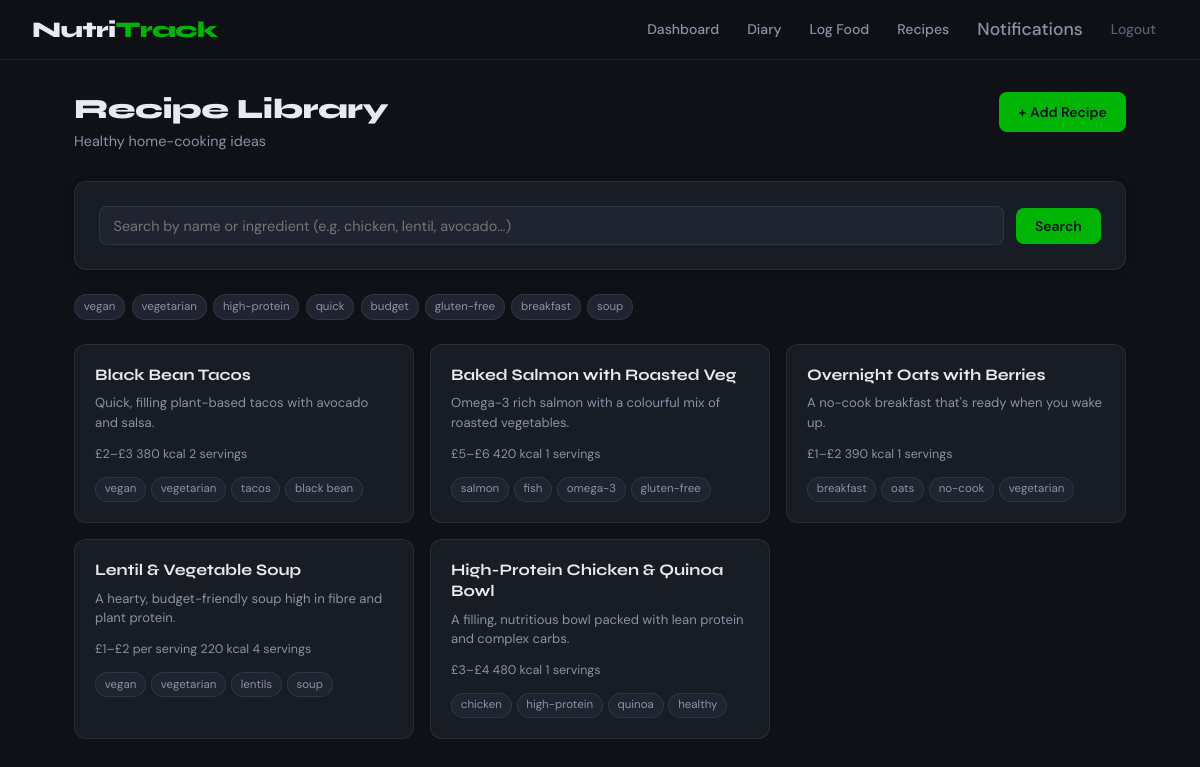
The page /recipes (signed in) on the database its author committed.
### app.py (models this page shows, shortened)
class Recipe(db.Model):
    id = db.Column(db.Integer, primary_key=True)
    title = db.Column(db.String(200), nullable=False)
    description = db.Column(db.Text, nullable=True)
    ingredients = db.Column(db.Text, nullable=False)  # stored as JSON string
    instructions = db.Column(db.Text, nullable=False)
    cook_time_mins = db.Column(db.Integer, nullable=True)
    prep_time_mins = db.Column(db.Integer, nullable=True)
    servings = db.Column(db.Integer, nullable=True, default=2)
    cost_estimate = db.Column(db.String(20), nullable=True)
    calories_per_serving = db.Column(db.Float, nullable=True)
    protein_per_serving = db.Column(db.Float, nullable=True)
    carbs_per_serving = db.Column(db.Float, nullable=True)
    fat_per_serving = db.Column(db.Float, nullable=True)
    tags = db.Column(db.String(300), nullable=True)  # comma separated
    image_url = db.Column(db.String(500), nullable=True)
    created_by = db.Column(db.Integer, db.ForeignKey("user.id"), nullable=True)
    created = db.Column(db.DateTime, default=datetime.utcnow)
    comments = db.relationship("RecipeComment", backref="recipe", lazy=True)
    def average_rating(self):
        if not self.comments:
            return None
        rated = [c.rating for c in self.comments if c.rating is not None]
        if not rated:
            return None
        return round(sum(rated) / len(rated), 1)

### app.py (the view)
@app.route("/recipes")
@login_required
def recipes():
    user = get_current_user()
    search = request.args.get("search", "").strip()
    tag = request.args.get("tag", "").strip()
    q = Recipe.query
    if search:
        q = q.filter(db.or_(
            Recipe.title.ilike(f"%{search}%"),
            Recipe.ingredients.ilike(f"%{search}%"),
            Recipe.tags.ilike(f"%{search}%")
        ))
    if tag:
        q = q.filter(Recipe.tags.ilike(f"%{tag}%"))
    all_recipes = q.order_by(Recipe.created.desc()).all()
    return render_template("recipes.html", saved={}, user=user, recipes=all_recipes, search=search, tag=tag)

### app.py (called while the page is built)
def login_required(f):
    @wraps(f)
    def decorated(*args, **kwargs):
        user = get_current_user()
        if user is None:
            session.clear()
            flash("Please log in to access this page.", "warning")
            return redirect(url_for("login"))
        return f(*args, **kwargs)
    return decorated

def get_current_user():
    if "user_id" not in session:
        return None
    user = User.query.get(session["user_id"])
    if user is None:
        session.clear()
        return None
    return user

@app.context_processor
def inject_globals():
    return {
        "current_user": get_current_user()
    }

### templates/recipes.html (shortened to what this page needs)
{% extends "base.html" %}
{% block content %}
<div class="page-header">
    <div>
        <h1 class="page-title">Recipe Library</h1>
        <p class="page-subtitle">Healthy home-cooking ideas</p>
    </div>
    <a href="{{ url_for('add_recipe') }}" class="btn btn-primary">+ Add Recipe</a>
</div>
<div class="card">
    <form method="GET" class="search-row">
        <input type="text" name="search" value="{{ search }}" placeholder="Search by name or ingredient (e.g. chicken, lentil, avocado...)" class="search-input">
        <button type="submit" class="btn btn-primary">Search</button>
    </form>
</div>
<div class="tag-filters section-gap">
    {% for t in ['vegan', 'vegetarian', 'high-protein', 'quick', 'budget', 'gluten-free', 'breakfast', 'soup'] %}
    <a href="{{ url_for('recipes', tag=t) }}" class="tag tag-filter {% if tag == t %}tag-filter--active{% endif %}">{{ t }}</a>
    {% endfor %}
</div>
{% if recipes %}
<div class="recipes-grid section-gap">
    {% for recipe in recipes %}
    <a href="{{ url_for('view_recipe', recipe_id=recipe.id) }}" class="recipe-card">
        <div class="recipe-header">
            <h3 class="recipe-title">{{ recipe.title }}</h3>
        </div>
        {% if recipe.description %}
            <p class="recipe-desc">{{ recipe.description[:100] }}{% if recipe.description|length > 100 %}...{% endif %}</p>
        {% endif %}
        <div class="recipe-meta-row">
            {% if recipe.prep_time_mins or recipe.cook_time_mins %}
                <span class="recipe-meta-item" {{ (recipe.prep_time_mins or 0) + (recipe.cook_time_mins or 0) }} mins</span>
            {% endif %}
            {% if recipe.cost_estimate %}
                <span class="recipe-meta-item"> {{ recipe.cost_estimate }}</span>
            {% endif %}
            {% if recipe.calories_per_serving %}
                <span class="recipe-meta-item"> {{ recipe.calories_per_serving | int }} kcal</span>
            {% endif %}
            {% if recipe.servings %}
                <span class="recipe-meta-item"> {{ recipe.servings }} servings</span>
            {% endif %}
        </div>
        {% if recipe.tags %}
        <div class="recipe-tags">
            {% for t in recipe.tags.split(',')[:4] %}
                <span class="tag">{{ t.strip() }}</span>
            {% endfor %}
        </div>
        {% endif %}
    </a>
    {% endfor %}
</div>
{% else %}
<div class="empty-state section-gap">
    <p>No recipes found{% if search %} for "{{ search }}"{% endif %}.</p>
    <a href="{{ url_for('add_recipe') }}" class="btn btn-primary btn-sm">Add the first one</a>
</div>
{% endif %}
{% endblock %}

### static/css/styles.css (style rules this page uses)
:root { --bg: #0f1117; --surface: #181c24; --surface-2: #1f2430; --border: rgba(255,255,255,0.08); --border-hover: rgba(255,255,255,0.15); --green: lab(64.02% -64.83 61.56); --green-dim: rgba(94,196,139,0.15); --green-dark: lab(64.02% -64.83 61.56); --amber: #f59e0b; --red: #ff6363; --red-dim: rgba(255,99,99,0.15); --blue: #60a5fa; --text: #e8eaf0; --text-muted: #8b92a5; --text-dim: #5a6175; --radius: 12px; --radius-sm: 8px; --radius-lg: 18px; --shadow: 0 4px 24px rgba(0,0,0,0.35); --shadow-sm: 0 2px 8px rgba(0,0,0,0.2); --font-display: 'Syne', sans-serif; --font-body: 'DM Sans', sans-serif; }
*, *::before, *::after { box-sizing: border-box; margin: 0; padding: 0; }
html { font-size: 16px; scroll-behavior: smooth; }
body { font-family: var(--font-body); background: var(--bg); color: var(--text); line-height: 1.6; min-height: 100vh; }
a { color: var(--green); text-decoration: none; }
.card { background: var(--surface); border: 1px solid var(--border); border-radius: var(--radius); padding: 1.5rem; box-shadow: var(--shadow-sm); }
.section-gap { margin-top: 1.5rem; }
.page-header { display: flex; align-items: flex-start; justify-content: space-between; margin-bottom: 1.75rem; flex-wrap: wrap; gap: 1rem; }
.page-title { font-family: var(--font-display); font-size: 1.75rem; font-weight: 800; color: var(--text); letter-spacing: -0.5px; line-height: 1.25; }
.page-subtitle { color: var(--text-muted); font-size: 0.9rem; margin-top: 0.2rem; }
.btn { display: inline-flex; align-items: center; gap: 0.4rem; padding: 0.55rem 1.2rem; border-radius: var(--radius-sm); font-family: var(--font-body); font-size: 0.875rem; font-weight: 500; cursor: pointer; border: none; transition: opacity 0.15s, transform 0.1s; white-space: nowrap; text-decoration: none; }
.btn-primary { background: var(--green); color: #0f1117; font-weight: 600; }
input[type="text"], input[type="email"], input[type="password"], input[type="number"], input[type="date"], select, textarea { background: var(--surface-2); border: 1px solid var(--border); border-radius: var(--radius-sm); color: var(--text); font-family: var(--font-body); font-size: 0.9rem; padding: 0.6rem 0.85rem; transition: border-color 0.15s; width: 100%; outline: none; }
.search-row { display: flex; gap: 0.75rem; align-items: center; }
.search-input { flex: 1; }
.tag { display: inline-block; font-size: 0.72rem; padding: 0.15rem 0.55rem; background: var(--surface-2); border: 1px solid var(--border); border-radius: 999px; color: var(--text-muted); white-space: nowrap; }
.tag-filters { display: flex; flex-wrap: wrap; gap: 0.4rem; }
.tag-filter { cursor: pointer; transition: border-color 0.15s, color 0.15s; }
.recipes-grid { display: grid; grid-template-columns: repeat(auto-fill, minmax(280px, 1fr)); gap: 1rem; }
.recipe-card { display: block; background: var(--surface); border: 1px solid var(--border); border-radius: var(--radius); padding: 1.25rem; transition: border-color 0.15s, transform 0.15s; color: var(--text); position: relative; }
.recipe-header { display: flex; justify-content: space-between; align-items: flex-start; margin-bottom: 0.5rem; }
.recipe-title { font-family: var(--font-display); font-size: 1rem; font-weight: 700; line-height: 1.3; }
.recipe-desc { font-size: 0.82rem; color: var(--text-muted); margin-bottom: 0.75rem; line-height: 1.5; }
.recipe-meta-row { display: flex; flex-wrap: wrap; gap: 0.5rem; margin-bottom: 0.75rem; }
.recipe-meta-item { font-size: 0.78rem; color: var(--text-muted); }
.recipe-tags { display: flex; flex-wrap: wrap; gap: 0.3rem; }

### rows shown on the page
Recipe: title "Black Bean Tacos", description "Quick, filling plant-based tacos with avocado and salsa.", cost_estimate "£2–£3", calories_per_serving "380", servings "2", strip "vegan" "vegetarian" "tacos" "black bean"
Recipe: title "Baked Salmon with Roasted Veg", description "Omega-3 rich salmon with a colourful mix of roasted vegetables.", cost_estimate "£5–£6", calories_per_serving "420", servings "1", strip "salmon" "fish" "omega-3" "gluten-free"
Recipe: title "Overnight Oats with Berries", description "A no-cook breakfast that's ready when you wake up.", cost_estimate "£1–£2", calories_per_serving "390", servings "1", strip "breakfast" "oats" "no-cook" "vegetarian"
Recipe: title "Lentil & Vegetable Soup", description "A hearty, budget-friendly soup high in fibre and plant protein.", cost_estimate "£1–£2 per serving", calories_per_serving "220", servings "4", strip "vegan" "vegetarian" "lentils" "soup"
Recipe: title "High-Protein Chicken & Quinoa Bowl", description "A filling, nutritious bowl packed with lean protein and complex carbs.", cost_estimate "£3–£4", calories_per_serving "480", servings "1", strip "chicken" "high-protein" "quinoa" "healthy"

### other values the page prints
{{ t }} "vegan" "vegetarian" "high-protein" "quick" "budget" "gluten-free" "breakfast" "soup"
